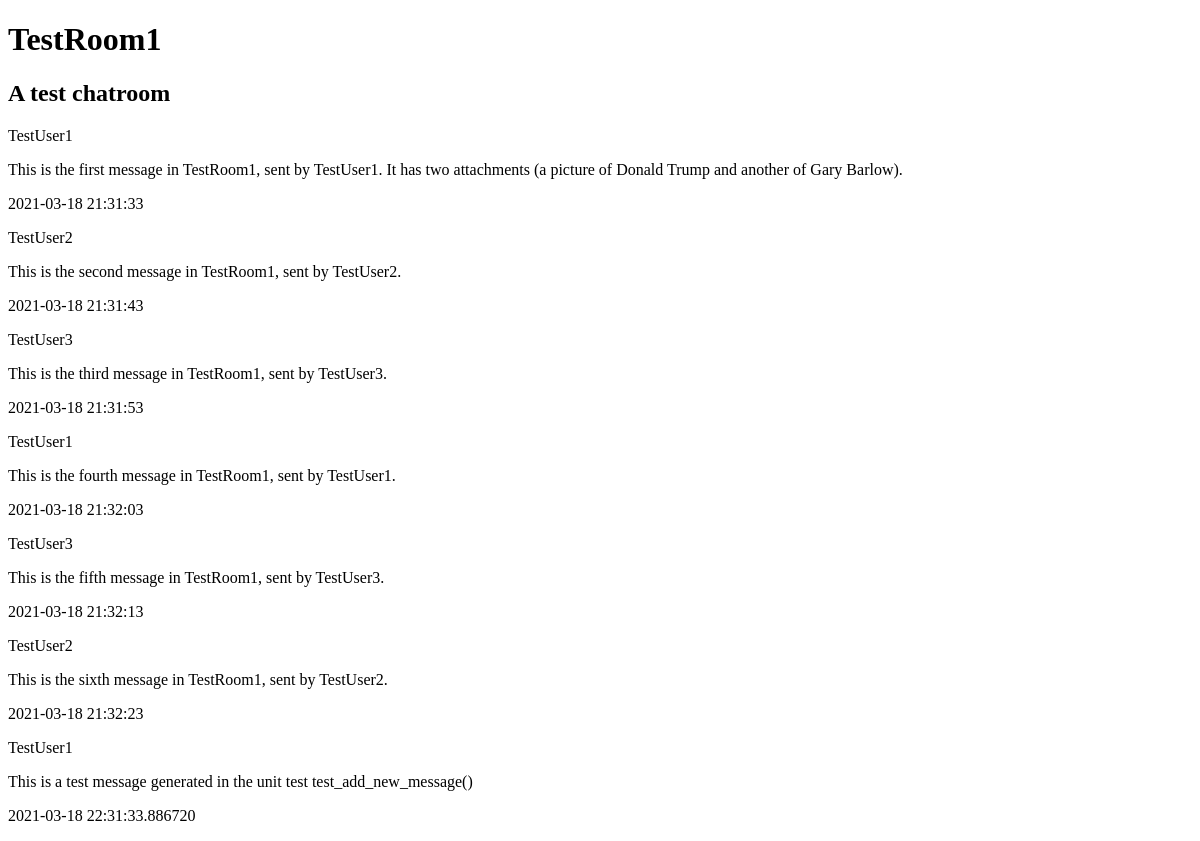
The app's page /view/chatroom/1 (signed in), older data.
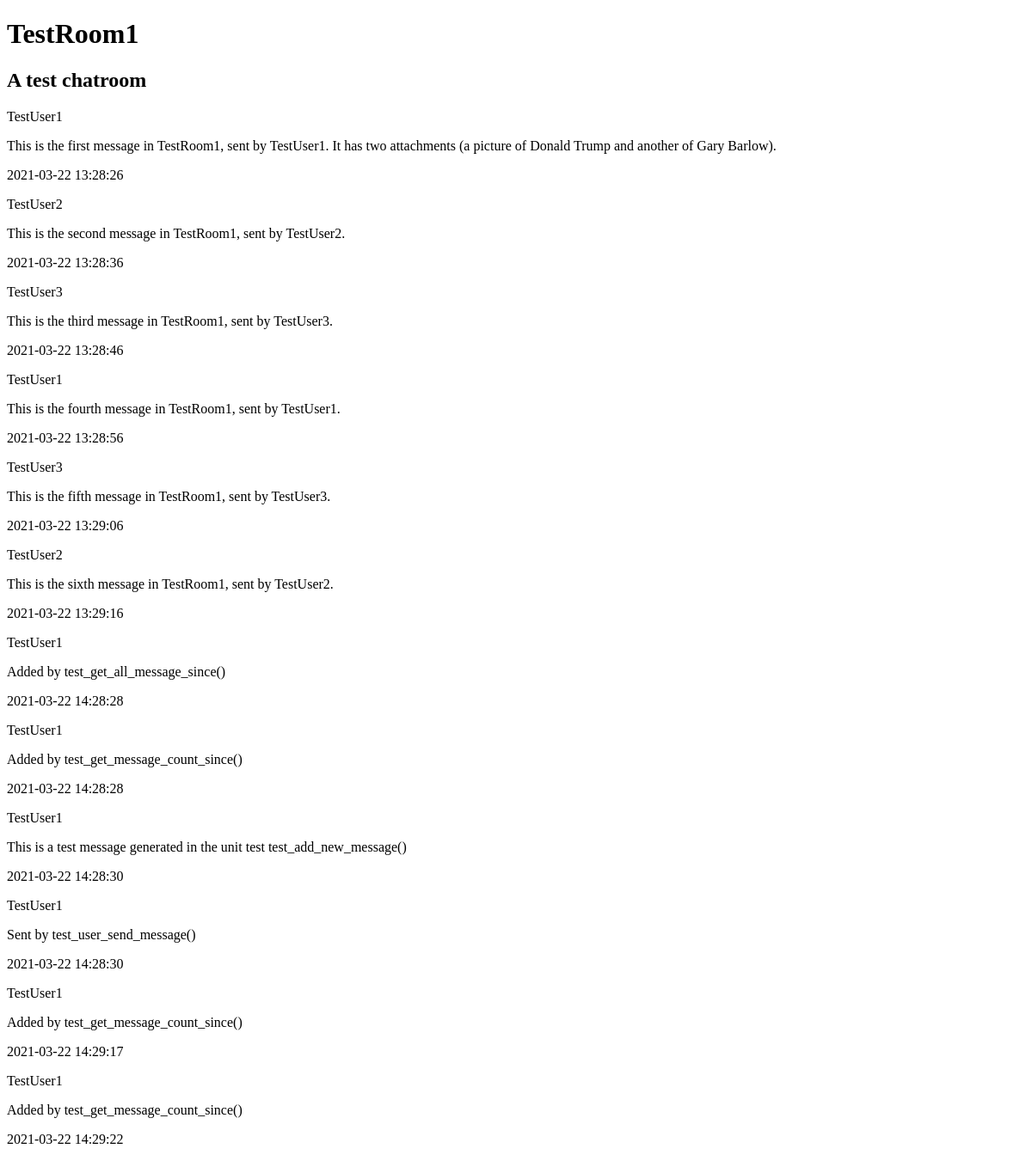
The same page, newer data.
### tables this page shows
CREATE TABLE Message (
                        messageid INTEGER PRIMARY KEY AUTOINCREMENT,
                        content TEXT NOT NULL,
                        chatroomid INTEGER NOT NULL,
                        senderid INTEGER NOT NULL,
                        timestamp NUMERIC,
                        FOREIGN KEY (chatroomid) REFERENCES Chatroom(chatroomid),
                        FOREIGN KEY (senderid) REFERENCES User(userid)
                );

CREATE TABLE User (
                                    userid INTEGER PRIMARY KEY AUTOINCREMENT,
                                    username TEXT UNIQUE NOT NULL,
                                    password TEXT NOT NULL,
                                    last_login_ts NUMERIC,
                                    admin INTEGER DEFAULT 0,
                                    active INTEGER DEFAULT 1);

### app.py (the view)
@app.route('/view/chatroom/<int:chatroomid>')
def view_chatroom(chatroomid):
    active_user = get_active_user()
    if active_user:
        try:
            chatroom = cc.Chatroom(chatroomid, get_db())
            if chatroom.user_is_member(active_user) or chatroom.user_is_owner(active_user):
                return render_template('chatroom.html', au=active_user, cr=chatroom)
            else:
                return "You do not have permission to see this chatroom"
        except cc.ChatroomNotFoundError:
            abort(404)
    else:
        return redirect(url_for('login'))

### app.py (called while the page is built)
def get_db():
    if not hasattr(g, 'db'):
        g.db = sqlite3.connect(app.config['DATABASE'], detect_types=sqlite3.PARSE_DECLTYPES)
        g.db.row_factory = sqlite3.Row
    return g.db

def get_active_user() -> cc.User:
    try:
        return cc.User(session['active_userid'], get_db())
    except KeyError:
        return None

### chatter_classes.py (called while the page is built)
    @property
    def userid(self):
        return self.__userid

    @property
    def username(self):
        return self.__username

    @property
    def name(self):
        return self.__name

    @property
    def description(self):
        return self.__description

    @property
    def messages(self):
        return self.get_messages()

    def user_is_owner(self, u:User):
        c = self.__db.cursor()
        user_row = c.execute("SELECT userid FROM ChatroomMember WHERE chatroomid=? AND userid=? AND owner=1",
                             [self.__chatroomid, u.userid]).fetchone()
        return True if user_row else False

    def get_messages(self, since=None):
        return Message.get_msesages_for_chatroom(self.__chatroomid, since, self.__db)

    @property
    def content(self):
        return self.__content

### templates/chatroom.html (shortened to what this page needs)
<!DOCTYPE html>
<html lang="en">
<head>
</head>
<body>
    <h1>{{ cr.name }}</h1>
    <h2>{{ cr.description }}</h2>
    {% with messages = cr.messages %}
        {% if messages %}
            {% for m in messages %}
                <div class="message">
                    <p class="message_sender">{{ m.sender.username }}</p>
                    <p class="message_content">{{ m.content }}</p>
                    <p class="message_timestamp">{{ m.timestamp }}</p>
                </div>
            {% endfor %}
        {% endif %}
    {% endwith %}
</body>
</html>

Row changes from the older to the newer data that the page shows:
no longer on this page (row edited): Message: sender.username "TestUser1", content "This is a test message generated in the unit test test_add_new_message()", timestamp "2021-03-18 22:31:33.886720"
changed Message (number 1 of 12 on the later page): timestamp "2021-03-18 21:31:33" → "2021-03-22 13:28:26"
changed Message "This is the second message in TestRoom1, sent by TestUser2.": timestamp "2021-03-18 21:31:43" → "2021-03-22 13:28:36"
changed Message "This is the third message in TestRoom1, sent by TestUser3.": timestamp "2021-03-18 21:31:53" → "2021-03-22 13:28:46"
changed Message "This is the fourth message in TestRoom1, sent by TestUser1.": timestamp "2021-03-18 21:32:03" → "2021-03-22 13:28:56"
changed Message "This is the fifth message in TestRoom1, sent by TestUser3.": timestamp "2021-03-18 21:32:13" → "2021-03-22 13:29:06"
changed Message "This is the sixth message in TestRoom1, sent by TestUser2.": timestamp "2021-03-18 21:32:23" → "2021-03-22 13:29:16"
added Message: sender.username "TestUser1", content "Added by test_get_all_message_since()", timestamp "2021-03-22 14:28:28"
added Message: sender.username "TestUser1", content "Added by test_get_message_count_since()", timestamp "2021-03-22 14:28:28"
added Message: sender.username "TestUser1", content "This is a test message generated in the unit test test_add_new_message()", timestamp "2021-03-22 14:28:30"
added Message: sender.username "TestUser1", content "Sent by test_user_send_message()", timestamp "2021-03-22 14:28:30"
added Message: sender.username "TestUser1", content "Added by test_get_message_count_since()", timestamp "2021-03-22 14:29:17"
added Message: sender.username "TestUser1", content "Added by test_get_message_count_since()", timestamp "2021-03-22 14:29:22"
